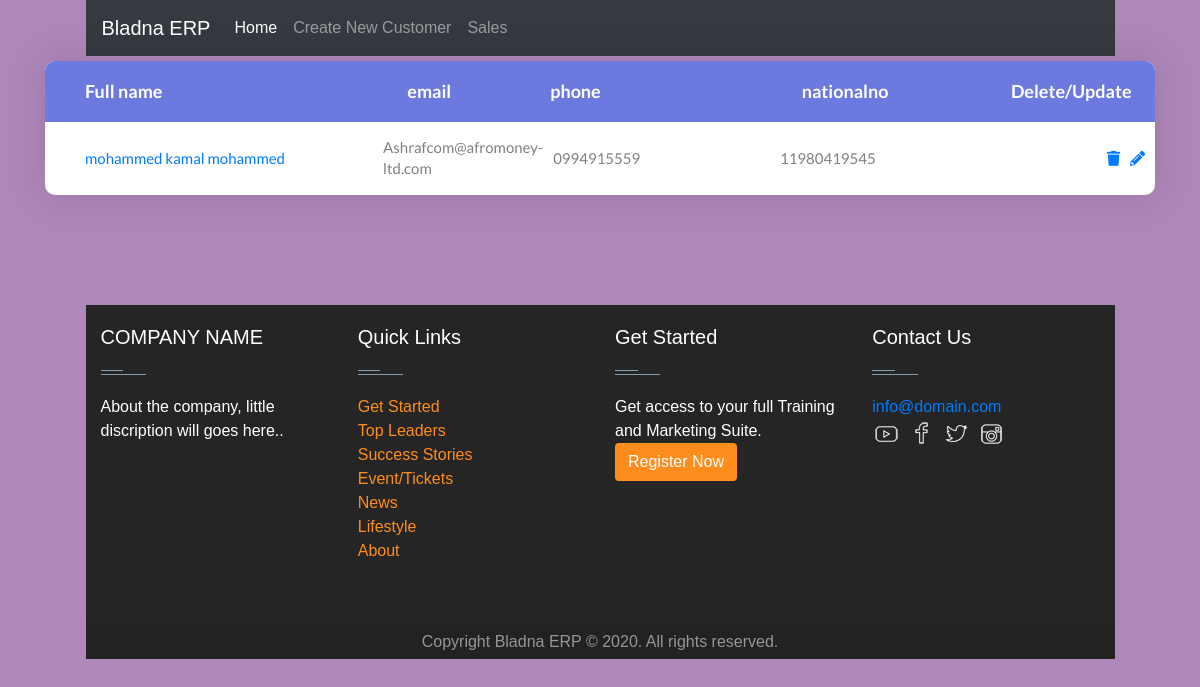
The app's page /Vendor/3/ with its own data.
### Customers/models.py (models this page shows, shortened)
class Customer(models.Model):
    fname   = models.CharField("First name", max_length=50)
    minName = models.CharField("Miduim name", max_length=50)
    lname   = models.CharField("Last name", max_length=50)
    email   = models.EmailField("Email", max_length=254)
    phone   = models.CharField("phone number", max_length=50)
    nationalno = models.CharField("national number", max_length=50)
    class Meta:
        verbose_name = "Customer"
        verbose_name_plural = "Customers"
    def __str__(self):
        return self.fname+" "+self.minName+" "+self.lname

### Vendors/models.py (models this page shows, shortened)
class Vendor(Customer):
    class Meta:
        verbose_name = "Vendor"
        verbose_name_plural = "Vendor"

### Vendors/views.py (the view)
# urls.py: path('Vendor/<int:pk>/', VendorDetailView.as_view(), name='Vendor-detail'),
class VendorDetailView(DetailView):
    model= Vendor

### templates/Vendors/vendor_detail.html
{% extends 'TableBase/index.html' %}
{% block  navbartitle %}
                    <li class="nav-item active">
                        <a class="nav-link" href="{% url 'home' %}">Home <span class="sr-only">(current)</span></a>
                    </li>
                    <li class="nav-item">
                      <a class="nav-link" href="{% url 'Vendor-create' %}">Create New Customer</a>
                    </li>
                    <li class="nav-item">
                        <a class="nav-link" href="{% url 'sale-index' %}">Sales</a>
                      </li>
{% endblock   %}
{% block thead %}
<th class="cell100 column1 text-justify">Full name</th>
<th class="cell100 column2 text-justify">email</th>
<th class="cell100 column3 text-justify">phone<th>
<th class="cell100 column4 text-justify">nationalno</th>
<th class="cell100 column5 text-justify">Delete/Update</th>
{% endblock %}
{% block Tbody %}
<tr class="row100 body text-justify">
    <td class="cell100 column1 text-justify "><a href="{% url 'Vendor-detail' object.pk %}">{{object}}</a></td>
    <td class="cell100 column2 text-justify">{{object.email}}</td>
    <td class="cell100 column3 text-justify">{{object.phone}}</td>
    <td class="cell100 column4 text-justify">{{object.nationalno}}</td>
    <td class="cell100 column5 text-justify image-responsive"><td><a href="{% url 'Vendor-delete' object.pk %}" class="fa fa-trash image-responsive "></a>
    </td><td><a href="{% url 'Vendor-update' object.pk %}" class="fa fa-pencil-alt image-responsive"></a></td></td>
 </tr>
{% endblock  %}

### static/css/all.css (style rules this page uses)
.fa, .fas, .far, .fal, .fad, .fab { -moz-osx-font-smoothing: grayscale; -webkit-font-smoothing: antialiased; display: inline-block; font-style: normal; font-variant: normal; text-rendering: auto; line-height: 1; }
.fa-pencil-alt:before { content: "\f303"; }
.fa-trash:before { content: "\f1f8"; }
.fa, .fas { font-family: 'Font Awesome 5 Free'; font-weight: 900; }

### static/css/style.css (style rules this page uses)
body { background-color: rgb(175, 136, 187); }
tr td { text-align: left; }

### static/css/main.css (style rules this page uses)
* { margin: 0px; padding: 0px; box-sizing: border-box; }
body, html { height: 100%; font-family: sans-serif; }
a { margin: 0px; transition: all 0.4s; -webkit-transition: all 0.4s; -o-transition: all 0.4s; -moz-transition: all 0.4s; }
ul, li { margin: 0px; list-style-type: none; }
th, td { font-weight: unset; padding-right: 10px; }
.column1 { width: 33%; padding-left: 40px; }
.column2 { width: 13%; }
.column3 { width: 22%; }
.column4 { width: 19%; }
.column5 { width: 13%; }
.table100-head th { padding-top: 18px; padding-bottom: 18px; }
.table100-body td { padding-top: 16px; padding-bottom: 16px; }
.table100.ver1 th { font-family: Lato-Bold; font-size: 18px; color: #fff; line-height: 1.4; background-color: #6c7ae0; }
.table100.ver1 td { font-family: Lato-Regular; font-size: 15px; color: #808080; line-height: 1.4; }

### records on screen
Customer: fname+minName+lname "mohammed kamal mohammed", email "Ashrafcom@afromoney-ltd.com", phone "0994915559", nationalno "11980419545"
